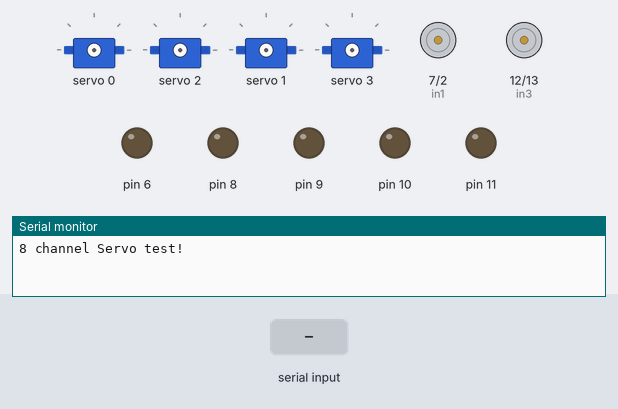
Recording of a sketch running on a simulated Arduino Uno, built with avr-gcc and run on an emulated ATmega328P. Shown: 4 × servo, motor-driver pin pairs drawn as motors (green arrow = first pin HIGH = forward, orange = second pin HIGH = backward, longer = more drive, scaled by the enable pin), output pins drawn as LEDs (lit = HIGH), the last lines printed to the serial monitor. The test bench sets the inputs (shaded band).

Above: at 1.2 s.
1.3 s: "V" received over Serial
At 2.1 s:
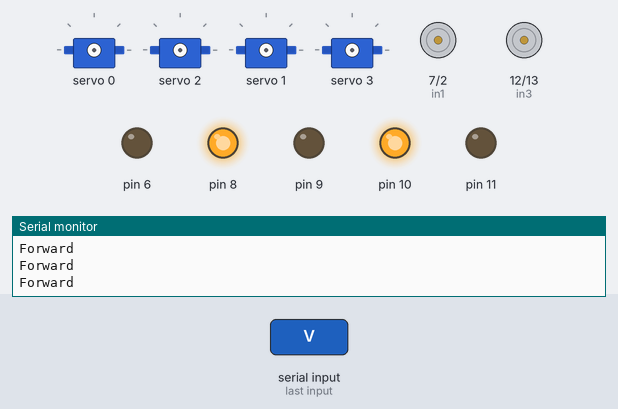
2.8 s: byte 74 ('J') received over Serial
At 3.6 s:
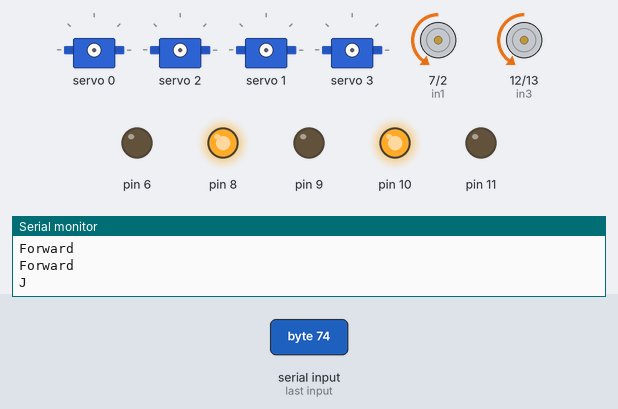
4.3 s: "v" received over Serial
At 5.5 s:
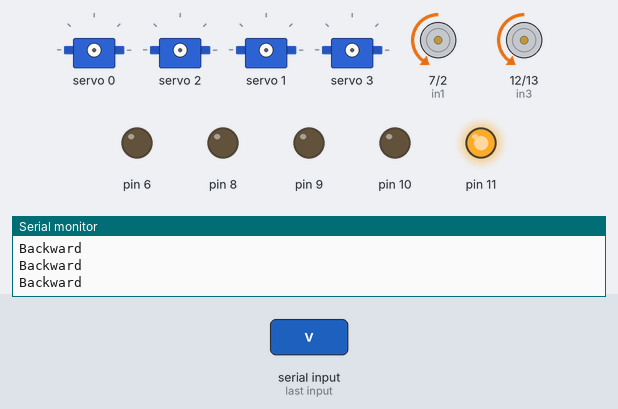
5.8 s: "S" received over Serial
At 7.0 s:
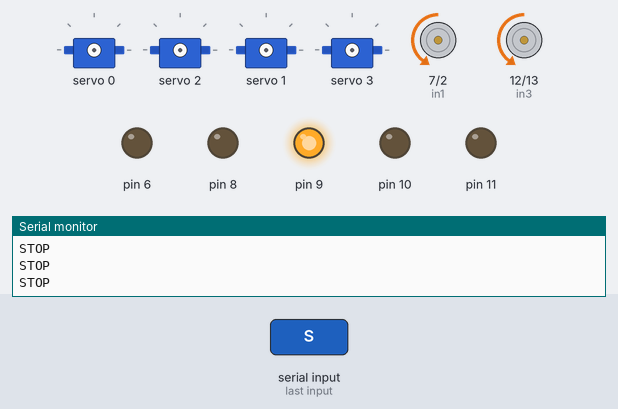
7.3 s: "F" received over Serial
8.9 s: "B" received over Serial
At 9.4 s:
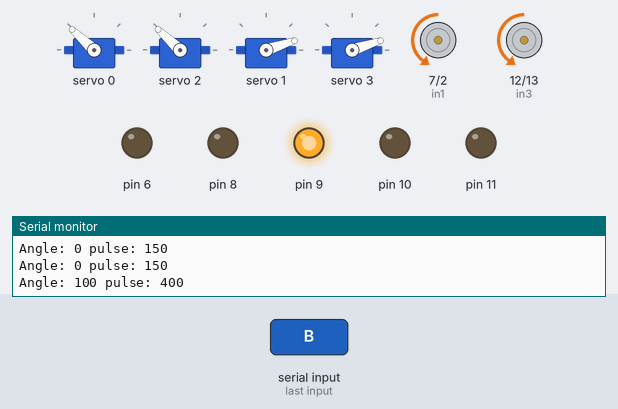
Timing chart, 0 to 11.5 s (numbered marks = the images above; inputs shaded):
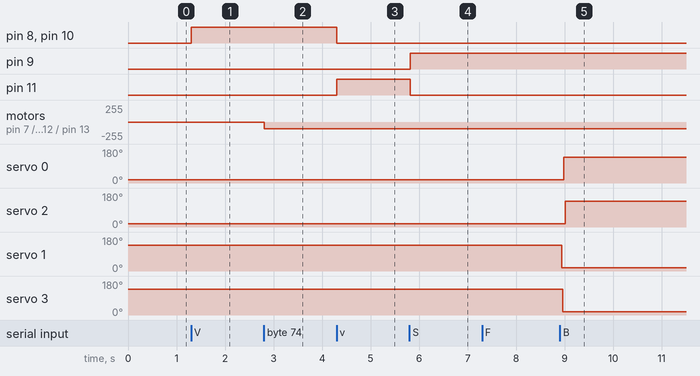

Measured:
- after the input at 1.3 s, pin 8, pin 10: LOW → HIGH at once
- after the input at 2.8 s, motor on pin 7 (in1) / pin 2 (in2), motor on pin 12 (in3) / pin 13 (in4): stopped → backward 100/255 at once
- after the input at 4.3 s, pin 8, pin 10: HIGH → LOW at once; pin 11: LOW → HIGH at once
- after the input at 5.8 s, pin 9: LOW → HIGH at once; pin 11: HIGH → LOW at once
- after the input at 8.9 s, servo 0: 18° → 137° after 0.08 s; servo 2: 18° → 137° after 0.11 s; servo 1: 137° → 18° at once; servo 3: 137° → 18° after 0.06 s

The sketch:

main_code.ino
```cpp
#include <Wire.h>
#include <Adafruit_PWMServoDriver.h>
Adafruit_PWMServoDriver pwm = Adafruit_PWMServoDriver();

char input='i';

// our servo # counter
uint8_t servonum = 0;

#define SERVOMIN  150 // This is the 'minimum' pulse length count (out of 4096)
#define SERVOMAX  600 // This is the 'maximum' pulse length count (out of 4096)
#define USMIN  600 // This is the rounded 'minimum' microsecond length based on the minimum pulse of 150
#define USMAX  2400 // This is the rounded 'maximum' microsecond length based on the maximum pulse of 600
#define SERVO_FREQ 50 // Analog servos run at ~50 Hz updates
int in1 = 7;
int in2 = 2;
int ena = 3;

//Right motor
int in3 = 12;
int in4 = 13;
int enb = 5;

int IN1 = in1;
int IN2 = in2;
int ENA = ena;

//Right motor
int IN3 = in3;
int IN4 = in4;
int ENB = enb;

void setup() {
  Serial.begin(9600);
  //pinMode(13,OUTPUT);
  Serial.println("8 channel Servo test!");

  pwm.begin();
  pwm.setPWMFreq(SERVO_FREQ);  // Analog servos run at ~50 Hz updates

  delay(10);

  pinMode(8,OUTPUT);//8=dir, 9=brk;6=pwm
  pinMode(9,OUTPUT);
  pinMode(6,OUTPUT);
  pinMode(10,OUTPUT);
  pinMode(11,OUTPUT);

  pinMode(ena,OUTPUT);
  pinMode(enb,OUTPUT);
  pinMode(in1,OUTPUT);
  pinMode(in2,OUTPUT);
  pinMode(in3,OUTPUT);
  pinMode(in4,OUTPUT);

  pinMode(ENA,OUTPUT);
  pinMode(ENB,OUTPUT);
  pinMode(IN1,OUTPUT);
  pinMode(IN2,OUTPUT);
  pinMode(IN3,OUTPUT);
  pinMode(IN4,OUTPUT);


  //yield();
}

void setServoPulse(uint8_t n, double pulse) {
  double pulselength;

  pulselength = 1000000;   // 1,000,000 us per second
  pulselength /= SERVO_FREQ;   // Analog servos run at ~60 Hz updates
  Serial.print(pulselength); Serial.println(" us per period");
  pulselength /= 340;  // 12 bits of resolution
  Serial.print(pulselength); Serial.println(" us per bit");
  pulse *= 1000000;  // convert input seconds to us
  pulse /= pulselength;
  Serial.println(pulse);
  pwm.setPWM(n, 0, pulse);
}

void loop() {

      if(Serial.available()>0){
      input = Serial.read();
      Serial.println(input);
    }

  //upper motion of the wheels code starts

    if(input == 'V'){

      //move forward(all motors rotate in forward direction)
      Serial.println("Forward");
      digitalWrite(8,HIGH);
      digitalWrite(9,LOW);
      digitalWrite(10,HIGH);
      digitalWrite(11,LOW);
    }

    else if(input == 'v'){      //move reverse (all motors rotate in reverse direction)
      Serial.println("Backward");
      digitalWrite(8,LOW);
      digitalWrite(9,LOW);
      digitalWrite(10,LOW);
      digitalWrite(11,HIGH);

    }

    else if(input == 'S'){      //stop
      Serial.println("STOP");
      digitalWrite(9,HIGH);
      digitalWrite(10,LOW);
      digitalWrite(11,LOW);
    }

// racks motion code starts
  if(input=='F')//for vertical compression motion of
  {
    for( int angle =0; angle<100; angle +=20){
      Serial.println(angle);
      pwm.setPWM(0, 0, angleToPulse(angle) );
      pwm.setPWM(2, 0, angleToPulse(angle) );
      break;
    }

    for( int angle =100; angle>=0; angle -=20){
      pwm.setPWM(1, 0, angleToPulse(angle) );
      pwm.setPWM(3, 0, angleToPulse(angle) );
      break;
    }
  }

  if(input=='B')//for vertical expansion motion of
  {
    for( int angle =0; angle<100; angle +=20){
      pwm.setPWM(1, 0, angleToPulse(angle) );
      pwm.setPWM(3, 0, angleToPulse(angle) );
      break;
    }

    for( int angle =100; angle>=0; angle -=20){
      //delay(1000);
      pwm.setPWM(0, 0, angleToPulse(angle) );
      pwm.setPWM(2, 0, angleToPulse(angle) );
      break;
    }
  }


  if(input=='L')//for horizontal compression motion of
  {
    for( int angle =0; angle<100; angle +=20){
      //delay(1000);
      pwm.setPWM(4, 0, angleToPulse(angle) );
      pwm.setPWM(6, 0, angleToPulse(angle) );
      break;
    }

    for( int angle =100; angle>=0; angle -=20){
      //delay(1000);
      pwm.setPWM(5, 0, angleToPulse(angle) );
      pwm.setPWM(7, 0, angleToPulse(angle) );
      break;
    }
  }

  if(input=='R')//for horizontal expansion motion of
  {
    for( int angle =0; angle<100; angle +=20){
      //delay(1000);
      pwm.setPWM(5, 0, angleToPulse(angle) );
      pwm.setPWM(7, 0, angleToPulse(angle) );
      break;
    }

    for( int angle =100; angle>=0; angle -=10){
      //delay(1000);
      pwm.setPWM(4, 0, angleToPulse(angle) );
      pwm.setPWM(6, 0, angleToPulse(angle) );
      break;
    }
  }
//omni wheels motion code

  if(input=='G')//omni forward
 { analogWrite(ena,100);
  analogWrite(enb,100);
  digitalWrite(in1,HIGH);
  digitalWrite(in2,LOW);
  digitalWrite(in3,HIGH);
  digitalWrite(in4,LOW);
}

if (input=='H')  //omni backward
{
  analogWrite(ena,100);
  analogWrite(enb,100);
  digitalWrite(in1,LOW);
  digitalWrite(in2,HIGH);
  digitalWrite(in3,LOW);
  digitalWrite(in4,HIGH);

}


if(input=='I')  //omni left
{
  analogWrite(ENA,100);
  analogWrite(ENB,100);
  digitalWrite(IN1,HIGH);
  digitalWrite(IN2,LOW);
  digitalWrite(IN3,HIGH);
  digitalWrite(IN4,LOW);
}

if (input=='J')  //omni right
{
  analogWrite(ENA,100);
  analogWrite(ENB,100);
  digitalWrite(IN1,LOW);
  digitalWrite(IN2,HIGH);
  digitalWrite(IN3,LOW);
  digitalWrite(IN4,HIGH);

}


}

int angleToPulse(int ang){
   int pulse = map(ang,0, 180, SERVOMIN,SERVOMAX);// map angle of 0 to 180 to Servo min and Servo max
   Serial.print("Angle: ");Serial.print(ang);
   Serial.print(" pulse: ");Serial.println(pulse);
   return pulse;
}
```
